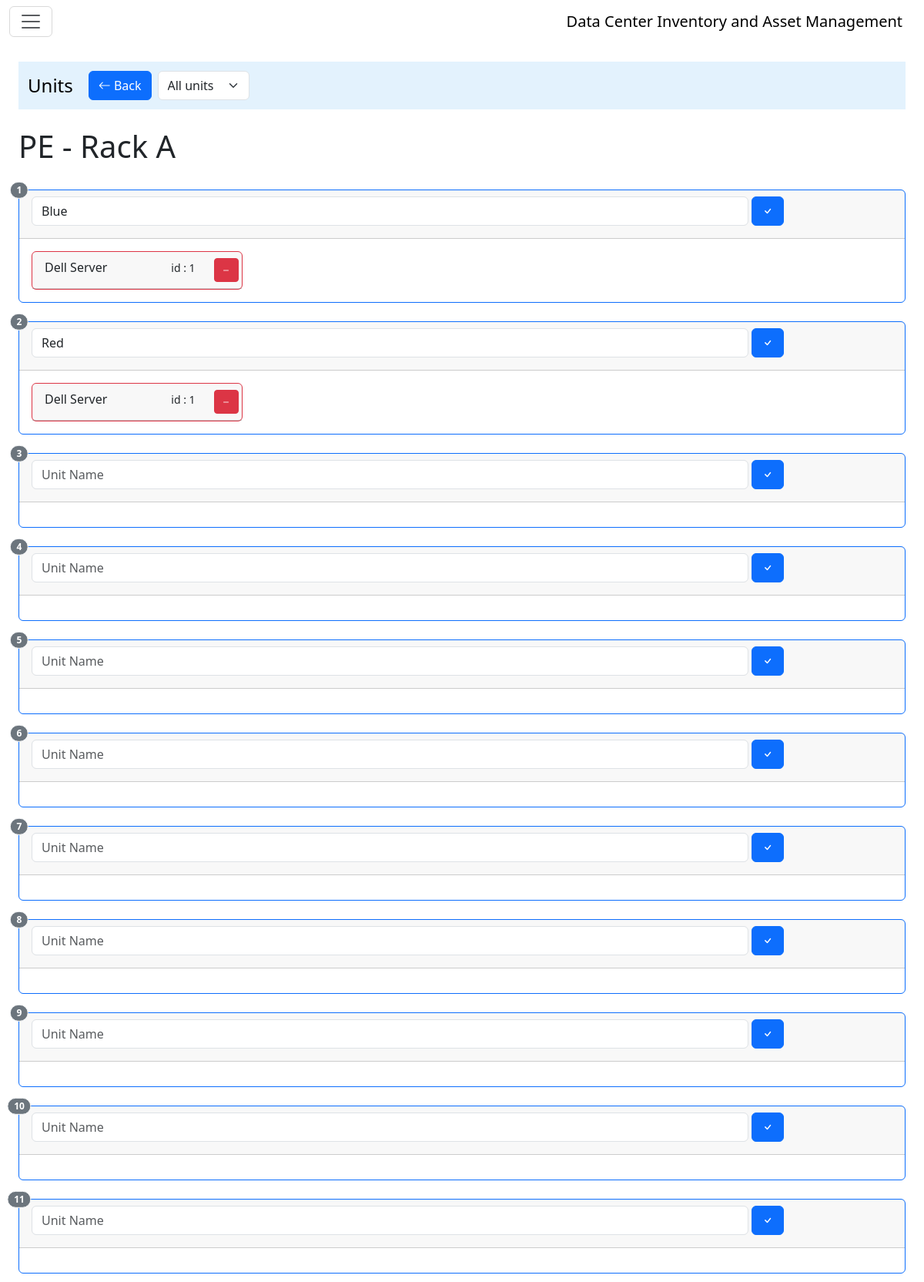
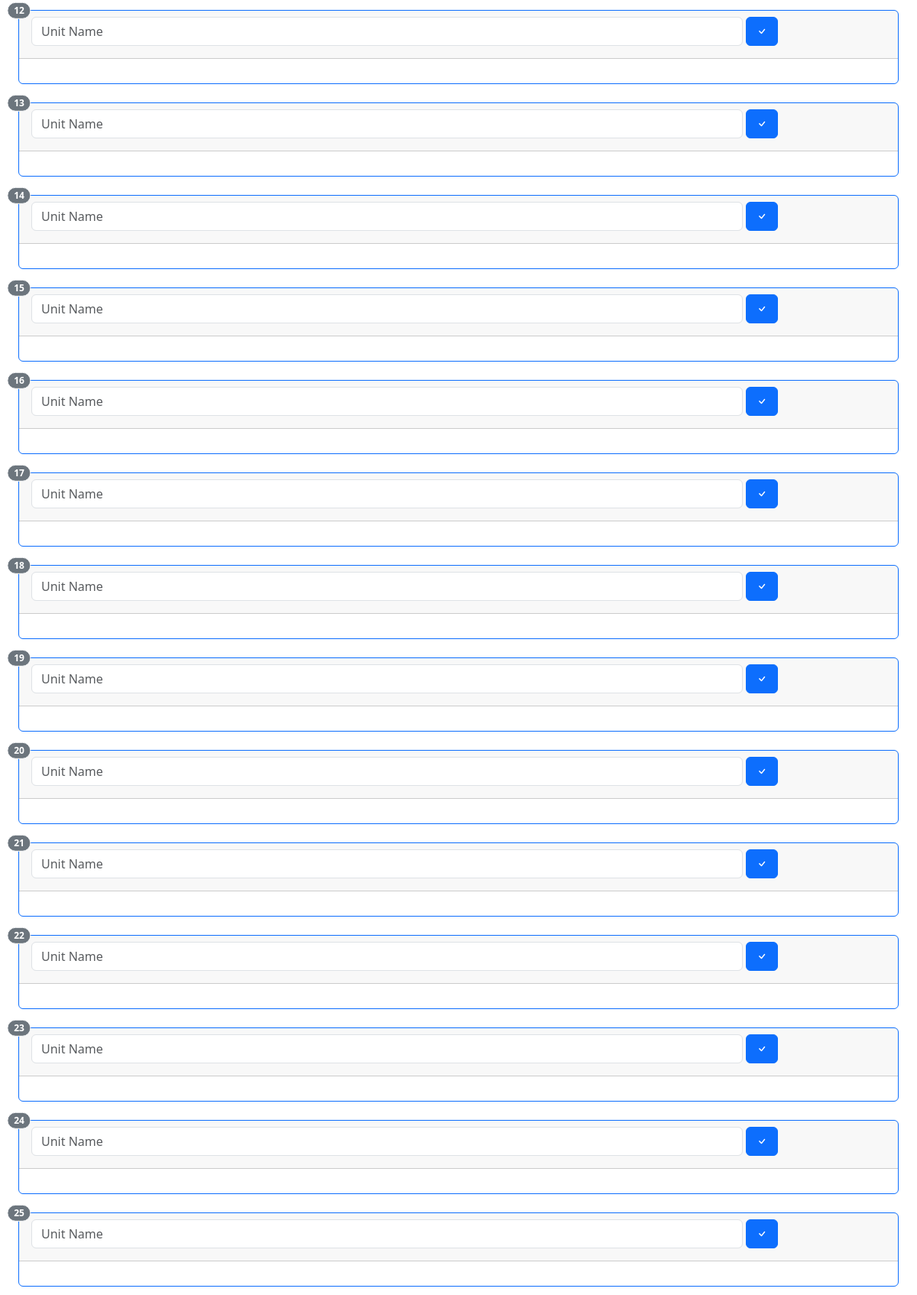
Screenshot of /rack/view/1 (upper part) with the database file from the repository (2 pictures, top to bottom).
### models.py (models this page shows)
class TimeMixin(object):
    created = Column(DateTime, nullable=False, default=datetime.now(timezone.utc))
    updated = Column(DateTime, nullable=True, default=datetime.now(timezone.utc), onupdate=datetime.now(timezone.utc))
    deleted = Column(DateTime, nullable=True, default=datetime.now(timezone.utc))
    active = Column(Boolean, nullable=True, default=True)

class Rack(TimeMixin, db.Model):
    __tablename__ = 'rack'
    id = Column(Integer, primary_key=True)
    name = Column(String(50))
    units = relationship('Unit', back_populates='rack')

class Unit(TimeMixin, db.Model):
    __tablename__ = 'unit'
    id = Column(Integer, primary_key=True)
    seq = Column(Integer, nullable=False)
    id_rack = Column(Integer, ForeignKey('rack.id'))
    name = Column(String(50), nullable=True)
    rack = relationship('Rack', back_populates='units')
    unit_hardware = relationship('UnitHardware', uselist=True, back_populates='unit')

class UnitHardware(TimeMixin, db.Model):
    __tablename__ = 'unit_hardware'
    id = Column(Integer, primary_key=True)
    id_unit = Column(Integer, ForeignKey('unit.id'))
    id_hardware = Column(Integer, ForeignKey('hardware.id'))
    unit = relationship('Unit', back_populates='unit_hardware')
    hardware = relationship('Hardware', back_populates='hardware_unit')
    __table_args__ = (
        UniqueConstraint('id_unit', 'id_hardware', name='unit_hardware_uc'),
    )

class Hardware(TimeMixin, db.Model):
    __tablename__ = 'hardware'
    id = Column(Integer, primary_key=True)
    name = Column(String(50))
    type = Column(String(50))
    hardware_unit = relationship('UnitHardware', uselist=True, back_populates='hardware')
    interfaces = relationship('Interface', back_populates='hardware')

### app/rack/routes.py (the view)
@rack.route('/view/<int:rack_id>', methods=['GET', 'POST'])
def view(rack_id):
    rack_item = Rack.query.get_or_404(rack_id)
    return render_template('rack/view.html', title='Units', rack=rack_item)

### app/rack/templates/rack/view.html (shortened to what this page needs)
{% extends "rack/index.html" %}
{% block subNavAction %}
    <nav class="navbar navbar-expand-lg navbar-light" style="background-color: #e3f2fd;">
        <div class="container-fluid">
            <span class="navbar-brand" style="font-size:x-large;">{{ title }}</span>
            <div class="collapse navbar-collapse" id="navbarSupportedContent">
                <ul class="navbar-nav">
                    <li class="nav-item px-1">
                        <a class="btn btn-primary bi-arrow-left" href="{{ url_for('rack_bp.list_rack') }}">
                            Back</a>
                    </li>
                    <li class="nav-item px-1">
                        <select class="form-select" id="filter-filled" onchange="filterUnitHardware()">
                            <option selected value="">All units</option>
                        </select>
                    </li>
                </ul>
            </div>
        </div>
    </nav>
{% endblock %}
{% block content %}
    <h1>{{ rack.name }}</h1>
    <div class="row row-cols-1 row-cols-md-1 g-4 mt-1">
        {% for unit in rack.units %}
            <div class="col card-unit">
                <div class="card border-primary">
                    <span class="position-absolute top-0 translate-middle badge rounded-pill border border-light bg-secondary">
                        {{ unit.seq }}
                    </span>
                    <div class="card-header">
                        <div class="card-title">
                            <form class="edit_name_unit">
                                <div class="row g-1">
                                    <div class="col-10">
                                        <input class="form-control" id="unit_name" name="unit_name"
                                               placeholder="Unit Name" type="text"
                                               value="{% if unit.name %}{{ unit.name }}{% endif %}">
                                    </div>
                                    <div class="col-1">
                                        <button class="btn btn-primary btn" type="submit" data-toggle="tooltip"
                                                title="Save">
                                            <i class="bi bi-check"></i>
                                        </button>
                                    </div>
                                    <div class="col-1 text-end">
                                    </div>
                                </div>
                            </form>
                        </div>
                    </div>
                    <div class="card-body">
                        <div class="card-text">
                            <div class="row row-cols-2 row-cols-lg-4 g-2 card-unit-hardware">
                                {% for unit_hardware in unit.unit_hardware %}
                                    <div class="col">
                                        <div class="card border-danger">
                                            <div class="card-header">
                                                <div class="row">
                                                    <div class="col-6">
                                                        {{ unit_hardware.hardware.name }}
                                                    </div>
                                                    <div class="col-4 text-end">
                                                        <small>id : {{ unit_hardware.hardware.id }}</small>
                                                    </div>
                                                    <div class="col-2 text-end">
                                                        <div class="btn-group btn-group-justified">
                                                            <a href="{{ url_for('rack_bp.unlink_hardware', unit_hardware_id=unit_hardware.id) }}"
                                                               role="button', rack_id=rack.id) }}" role="button"
                                                               class="btn btn-danger btn-sm" tooltip="tooltip"
                                                               title="Remove hardware">
                                                                <i class="bi bi-dash"></i>
                                                            </a>
                                                        </div>
                                                    </div>
                                                </div>
                                            </div>
                                        </div>
                                    </div>
                                {% endfor %}
                            </div>
                        </div>
                    </div>
                </div>
            </div>
        {% endfor %}
    </div>
{% endblock %}

### rows the page displays
Rack: name "PE - Rack A"
Unit: seq "1", unit_name "Blue"
UnitHardware: hardware.name "Dell Server", hardware.id "1"
Unit: seq "2", unit_name "Red"
UnitHardware: hardware.name "Dell Server", hardware.id "1"
Unit: seq "3"
Unit: seq "4"
Unit: seq "5"
Unit: seq "6"
Unit: seq "7"
Unit: seq "8"
Unit: seq "9"
Unit: seq "10"
Unit: seq "11"
Unit: seq "12"
Unit: seq "13"
Unit: seq "14"
Unit: seq "15"
Unit: seq "16"
Unit: seq "17"
Unit: seq "18"
Unit: seq "19"
Unit: seq "20"
Unit: seq "21"
Unit: seq "22"
Unit: seq "23"
Unit: seq "24"
Unit: seq "25"

### other values shown
{{ title }} "Units"
